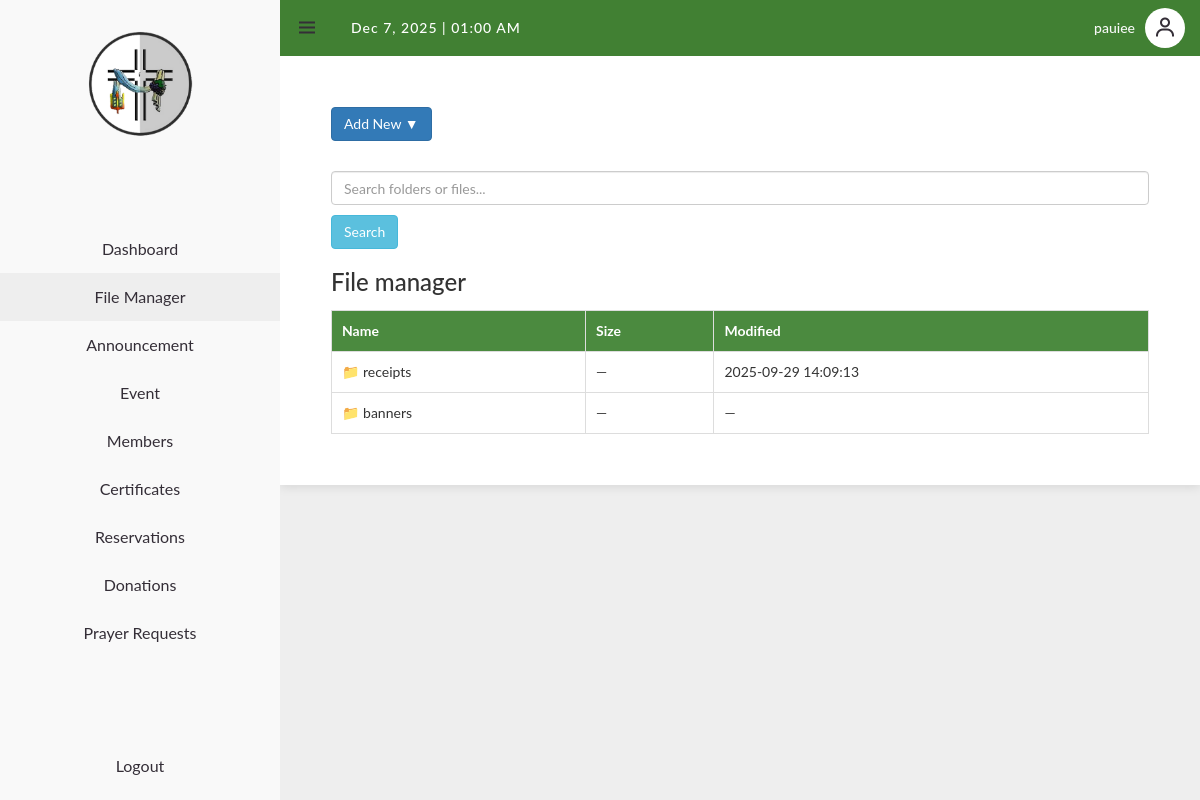
The app's page /private/stk/filemanager.php (signed in) with its own data.
### tables this page shows
CREATE TABLE `folders` (
  `id` int(11) NOT NULL,
  `name` varchar(255) NOT NULL,
  `user_id` int(11) NOT NULL,
  `parent_id` int(11) DEFAULT 0,
  `created_at` timestamp NOT NULL DEFAULT current_timestamp()
);

### private/stk/filemanager.php (the view, shortened to what this page needs)
<?php
include 'connection.php';
$admin_name = !empty($_SESSION['givenname']) ? $_SESSION['givenname'] : $_SESSION['username'];
$login_id = $_SESSION['login_id'];
$parent_id = $_GET['fid'] ?? 0;
$search = $_GET['search'] ?? '';
if ($search !== '') {
    $stmt = $dbh->prepare("SELECT * FROM folders WHERE parent_id = ? AND user_id = ? AND name LIKE ?");
    $stmt->execute([$parent_id, $login_id, "%$search%"]);
} else {
    $stmt = $dbh->prepare("SELECT * FROM folders WHERE parent_id = ? AND user_id = ?");
    $stmt->execute([$parent_id, $login_id]);
}
$folders = $stmt->fetchAll(PDO::FETCH_ASSOC);
?>
<!DOCTYPE html>
<html lang="en">
<head>
<link href="https://maxcdn.bootstrapcdn.com/bootstrap/3.3.0/css/bootstrap.min.css" rel="stylesheet" />
<link href='https://unpkg.com/boxicons@2.0.9/css/boxicons.min.css' rel='stylesheet'>
<link href='filemanager.css' rel='stylesheet'>
</head>
<body>
<section id="sidebar" <?php if ($hideSidebar) echo 'class="hide"'; ?>>
<a href="#" class="label">
<img src="../santa krus logo.png" alt="Logo" class="logo" />
</a>
<ul class="side-menu top">
<li><a href="../dashboard.php"><span class="text">Dashboard</span></a></li>
<li class="active"><a href="filemanager.php"><span class="text">File Manager</span></a></li>
<li><a href="announcement.php"><span class="text">Announcement</span></a></li>
<li><a href="#"><span class="text">Event</span></a></li>
<li><a href="members.php"><span class="text">Members</span></a></li>
<li><a href="../certificate/certificate.php"><span class="text">Certificates</span></a></li>
<li><a href="../booking_sacraments.php"><span class="text">Reservations</span></a></li>
<li><a href="../donations.php" data-section="dashboard"><span class="text">Donations</span></a></li>
<li><a href="../prayer_admin.php"><span class="text">Prayer Requests</span></a></li>
</ul>
<ul class="side-menu">
<li><a href="../logout.php" class="logout"><span class="text">Logout</span></a></li>
</ul>
</section>
<section id="content">
<nav>
<i class='bx bx-menu'></i>
<div id="datetime"></div>
<div class="profile">
<span class="greeting"><?php echo htmlspecialchars($admin_name); ?></span>
<a href="#" class="profile-link"><i class='bx bx-user'></i></a>
</div>
</nav>
<div class="main-content">
    <div style="position: relative; margin-bottom: 30px;">
        <button id="toggleDropdownBtn" class="btn btn-primary">Add New ▼</button>
    </div>
    <form method="GET" style="margin-bottom: 20px;">
        <input type="text" name="search" class="form-control" placeholder="Search folders or files..." value="<?php echo isset($_GET['search']) ? htmlspecialchars($_GET['search']) : ''; ?>">
        <button type="submit" class="btn btn-info" style="margin-top: 10px;">Search</button>
    </form>
    <h3>File manager</h3>
    <table>
        <thead>
            <tr>
                <th>Name</th>
                <th>Size</th>
                <th>Modified</th>
            </tr>
        </thead>
        <tbody>
            <?php foreach ($folders as $folder):
                $stmt = $dbh->prepare("SELECT MAX(modified) as last_modified FROM files WHERE folder_id = ? AND user_id = ?");
                $stmt->execute([$folder['id'], $login_id]);
                $last_modified = $stmt->fetchColumn() ?: '—';
                $folder_size = '—';
            ?>
                <tr>
                    <td><a href="?fid=<?php echo $folder['id']; ?>" class="folder-link">📁 <?php echo htmlspecialchars($folder['name']); ?></a></td>
                    <td><?php echo $folder_size; ?></td>
                    <td><?php echo $last_modified; ?></td>
                </tr>
            <?php endforeach; ?>
        </tbody>
    </table>
</div>
</body>
</html>

### private/stk/filemanager.css (style rules this page uses)
* { margin: 0; padding: 0; box-sizing: border-box; }
a { text-decoration: none; }
li { list-style: none; }
:root { --poppins: 'Poppins', sans-serif; --lato: 'Lato', sans-serif; --light: #F9F9F9; --blue: #3C91E6; --grey: #eee; --dark-grey: #AAAAAA; --dark: #342E37; --red: #DB504A; --green: #418033; --success: #16a34a; --warning: #f59e0b; --danger: #dc2626; }
html, body { height: 100%; overflow-x: hidden; }
body { background: var(--grey); font-family: var(--lato); }
#sidebar { position: fixed; top: 0; left: 0; width: 280px; height: 100%; background: var(--light); z-index: 2000; transition: .3s ease; display: flex; flex-direction: column; justify-content: space-between; padding: 0; }
#sidebar .label { height: 150px; display: flex; align-items: center; justify-content: center; padding-top: 20px; }
#sidebar .label .logo { width: 100%; height: 100%; object-fit: contain; }
#sidebar .side-menu { width: 100%; }
#sidebar .side-menu li { height: 48px; }
#sidebar .side-menu li a { display: flex; align-items: center; justify-content: center; height: 100%; font-size: 16px; color: var(--dark); text-decoration: none; }
#sidebar .side-menu li.active { background: var(--grey); }
#content { position: relative; width: calc(100% - 280px); left: 280px; transition: .3s ease; min-width: 0; }
#content nav { height: 56px; background-color: #418033; padding: 0 15px; display: flex; align-items: center; justify-content: space-between; grid-gap: 16px; position: sticky; top: 0; z-index: 1000; }
#content nav .bx { font-size: 24px; color: var(--dark); cursor: pointer; }
#content nav a { color: var(--dark); }
#content nav #datetime { color: white; font-size: 14px; font-weight: 500; letter-spacing: 1px; margin-left: 16px; flex-grow: 1; }
#content nav .profile { display: flex; align-items: center; gap: 10px; }
#content nav .profile .greeting { font-size: 14px; color: var(--light); font-weight: 500; }
#content nav .profile-link { display: flex; align-items: center; justify-content: center; width: 40px; height: 40px; border-radius: 50%; background-color: #ffffff; font-size: 24px; transition: background-color 0.3s ease, transform 0.2s ease; }
.main-content { background: white; padding: 51px; box-shadow: 0 2px 10px rgba(0, 0, 0, 0.1); width: 100%; }
table { width: 100%; border-collapse: collapse; margin-top: 15px; }
th, td { padding: 10px; border: 1px solid #ddd; text-align: left; vertical-align: middle; }
th { background-color: #4b8a3f; color: white; }
a.file-link, a.folder-link { text-decoration: none; color: #333; }

### records on screen
folders: name "receipts", folder_size "—", last_modified "2025-09-29 14:09:13"
folders: name "banners", folder_size "—", last_modified "—"

### other values on screen
$admin_name "pauiee"
